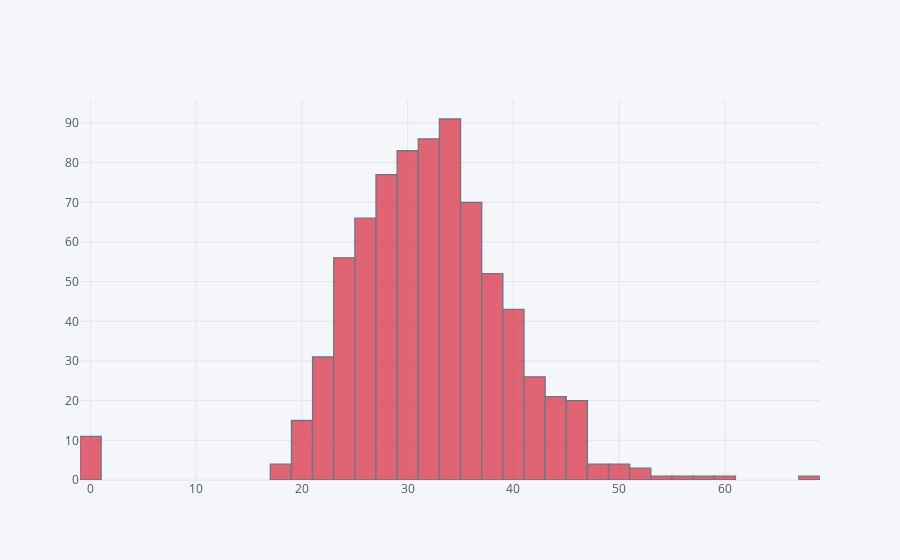

The cell this chart's notebook holds for it:
### Code cell
df1['BMI'].iplot(kind='hist',bins=40,color='red')

### Figure 1 — Plotly figure (JSON) as saved in the notebook; plotly's stock layout.template omitted (floating-point values rounded to 4 significant figures; data arrays with more than 128 entries replaced by an {"elided": "..."} marker saying what was removed)
{"data": [{"histfunc": "count", "histnorm": "", "marker": {"color": "rgba(219, 64, 82, 1.0)", "line": {"color": "#4D5663", "width": 1.3}}, "name": "BMI", "nbinsx": 40, "opacity": 0.8, "orientation": "v", "type": "histogram", "uid": "a6d6132c-bd89-4971-823c-b49e4b9b12f3", "x": {"elided": "768 float values"}}], "layout": {"barmode": "overlay", "legend": {"bgcolor": "#F5F6F9", "font": {"color": "#4D5663"}}, "paper_bgcolor": "#F5F6F9", "plot_bgcolor": "#F5F6F9", "title": {"font": {"color": "#4D5663"}}, "xaxis": {"gridcolor": "#E1E5ED", "showgrid": true, "tickfont": {"color": "#4D5663"}, "title": {"font": {"color": "#4D5663"}, "text": ""}, "zerolinecolor": "#E1E5ED"}, "yaxis": {"gridcolor": "#E1E5ED", "showgrid": true, "tickfont": {"color": "#4D5663"}, "title": {"font": {"color": "#4D5663"}, "text": ""}, "zerolinecolor": "#E1E5ED"}}}
